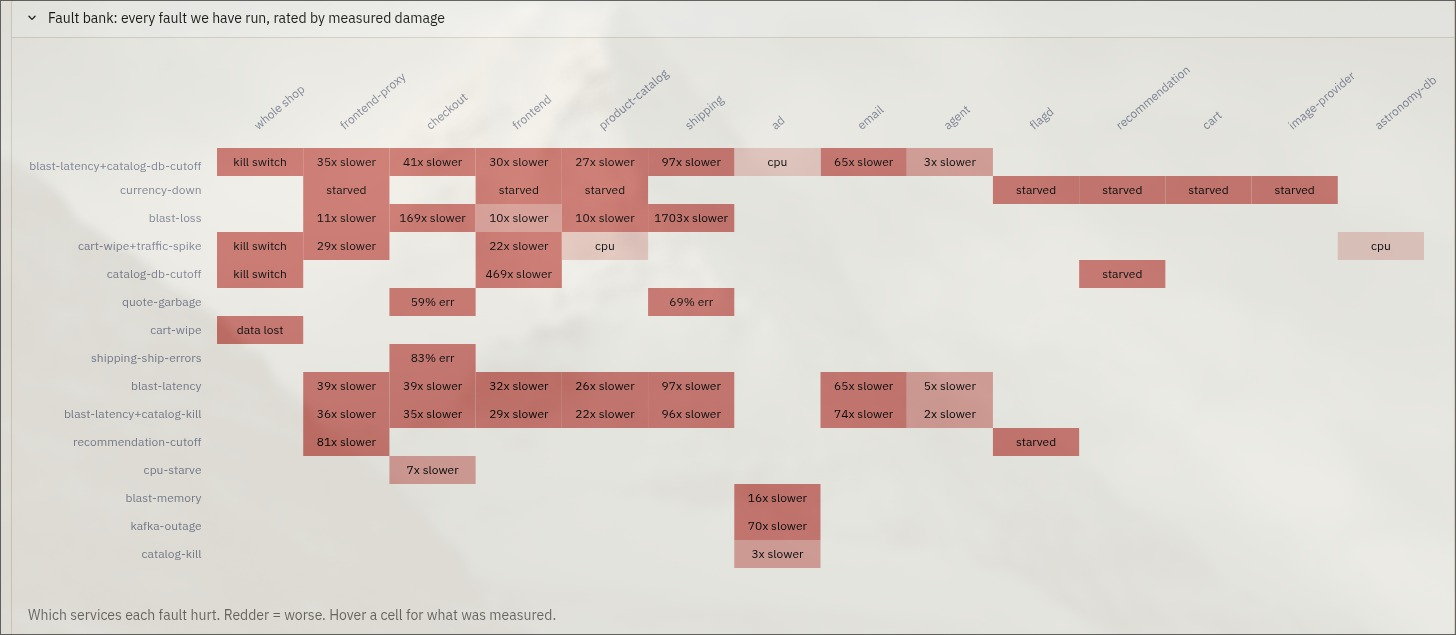
#> input picture refs/fault_bank.jpeg, 1456 x 635 px
$ python palette.py ../../../refs/fault_bank.jpeg 5
#> lines starting #> are read from the running program, lines starting #| are printed output that depends on the picture
"""Exact dominant colors from a reference image, ranked by area.

Usage: python3 palette.py <image> [count]
Needs Pillow (pip install pillow).
"""
import sys
from collections import Counter

from PIL import Image


def main():
    if len(sys.argv) < 2:
        sys.exit("usage: python3 palette.py <image> [count]")
    count = int(sys.argv[2]) if len(sys.argv) > 2 else 10

    img = Image.open(sys.argv[1]).convert("RGB")
#> img is the input picture: PIL image 1456x635 RGB; mean R, G, B 221.5, 211.8, 206
    width, height = img.size
#> width = 1456; height = 635
    img.thumbnail((400, 400))
#> img: PIL image 400x174 RGB
    quantized = img.quantize(colors=count * 2, method=Image.Quantize.MEDIANCUT)
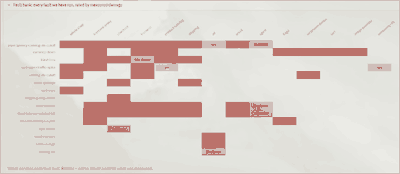
#> quantized: PIL image 400x174 P; mean R, G, B 221.7, 211.9, 206.1
    palette = quantized.getpalette()
#> palette = 30 values, max 235 at index 0, min 107 at index 29, mean 213.9
    counts = sorted(quantized.getcolors(), reverse=True)
#> counts = [(9982, 7), (8499, 1), (8242, 9), (8147, 5), (7966, 2), (6102, 3), (5821, 4), (5773, 0), (4705, 6), (4363, 8)]
    total = sum(c for c, _ in counts)
#> total = 69600

    print(f"image {width}x{height}px")
#| image 1456x635px
    print("share   hex      saturation  note")
    shown = 0
    for n, idx in counts:
        r, g, b = palette[idx * 3: idx * 3 + 3]
        hi, lo = max(r, g, b), min(r, g, b)
        sat = 0 if hi == 0 else (hi - lo) / hi
        lum = (0.2126 * r + 0.7152 * g + 0.0722 * b) / 255
        note = "saturated: accent candidate" if sat > 0.45 and 0.15 < lum < 0.85 else ""
        if shown == 0:
            note = "largest area: background candidate"
        print(f"{n / total:5.1%}   #{r:02X}{g:02X}{b:02X}  {sat:5.2f}       {note}")
        shown += 1
        if shown >= count:
            break
#> this loop made 5 passes
#> (n, idx, r, g, b, hi, lo, sat) on passes 1 to 5: (9982, 7, 222, 220, 213, 222, 213, 0.0405), (8499, 1, 232, 232, 227, 232, 227, 0.0216), (8242, 9, 187, 114, 107, 187, 107, 0.428), (8147, 5, 226, 227, 221, 227, 221, 0.0264), (7966, 2, 230, 230, 225, 230, 225, 0.0217)
#| 14.3%   #DEDCD5   0.04       largest area: background candidate
#| 12.2%   #E8E8E3   0.02
#| 11.8%   #BB726B   0.43
#| 11.7%   #E2E3DD   0.03
#| 11.4%   #E6E6E1   0.02
#> after the loop, shown = 5

    # Accents are usually small (a button, a link), so the area ranking above
    # blurs them. Count exact saturated pixels instead: solid fills win.
    full = Image.open(sys.argv[1]).convert("RGB")
    full.thumbnail((1200, 1200))
    exact = Counter()
    pixels = getattr(full, "get_flattened_data", full.getdata)()
    for r, g, b in pixels:
        hi, lo = max(r, g, b), min(r, g, b)
        lum = (0.2126 * r + 0.7152 * g + 0.0722 * b) / 255
        if hi and (hi - lo) / hi > 0.4 and 0.12 < lum < 0.9:
            exact[(r, g, b)] += 1
#> this loop made 627600 passes
#> (r, g, b, hi, lo, lum) on passes 1 to 3: (96, 97, 91, 97, 91, 0.378), (117, 118, 112, 118, 112, 0.46), (117, 116, 111, 117, 111, 0.454)
#> after the loop, exact = 9481 items
    if exact:
        print("\nexact saturated colors (accent candidates):")
        for (r, g, b), n in exact.most_common(5):
            print(f"  #{r:02X}{g:02X}{b:02X}  {n} px")
#> this loop made 5 passes
#> (r, g, b, n) on passes 1 to 5: (193, 116, 110, 1253), (204, 125, 118, 1168), (194, 117, 111, 800), (203, 124, 117, 783), (205, 126, 119, 766)
#|   #C1746E  1253 px
#|   #CC7D76  1168 px
#|   #C2756F  800 px
#|   #CB7C75  783 px
#|   #CD7E77  766 px


if __name__ == "__main__":
    main()

$ run again, on refs/live_services.png
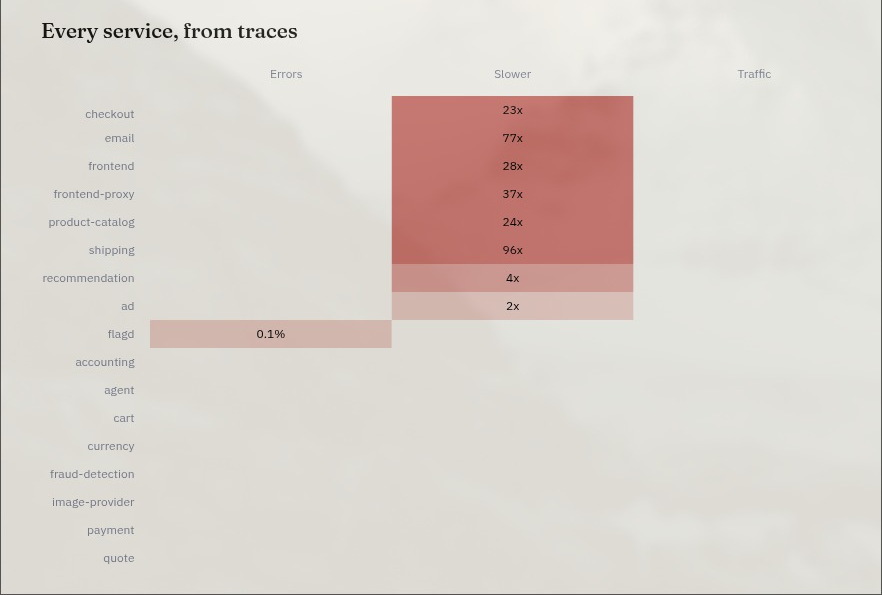
#> input picture refs/live_services.png, 882 x 595 px
#> in main, img is the input picture: PIL image 882x595 RGB; mean R, G, B 219.9, 211.4, 205.2
#> img: PIL image 400x270 RGB
#> in main, `quantized = img.quantize(colors=count * 2, method=Image.Quantize.MEDIA..`:
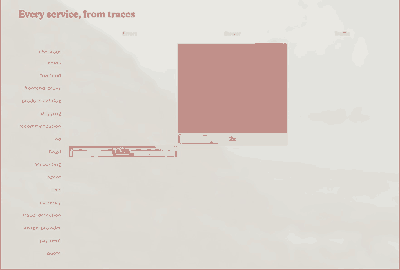
#> quantized: PIL image 400x270 P; mean R, G, B 221, 213.8, 207.7
#> palette = 30 values, max 233 at index 0, min 138 at index 29, mean 214.2
#> counts = [(24462, 5), (17847, 1), (13741, 8), (12157, 0), (12002, 9), (10795, 3), (9524, 2), (5205, 4), (1749, 6), (518, 7)]
#> total = 108000
#| image 882x595px
#> the loop in main, `for n, idx in counts:` made 5 passes
#> (n, idx, r, g, b, hi, lo, sat) on passes 1 to 5: (24462, 5, 222, 219, 212, 222, 212, 0.045), (17847, 1, 227, 227, 222, 227, 222, 0.022), (13741, 8, 221, 218, 211, 221, 211, 0.0452), (12157, 0, 233, 232, 227, 233, 227, 0.0258), (12002, 9, 193, 144, 138, 193, 138, 0.285)
#> (printed output is left out)
#> after the loop in main, `for n, idx in counts:`: shown = 5
#> the loop in main, `for r, g, b in pixels:` made 524790 passes
#> (r, g, b, hi, lo, lum) on passes 1 to 3: (85, 86, 80, 86, 80, 0.335), (223, 224, 218, 224, 218, 0.876), (223, 224, 218, 224, 218, 0.876)
#> after the loop in main, `for r, g, b in pixels:`: exact = 1062 items
#> the loop in main, `for (r, g, b), n in exact.most_common(5):` made 5 passes
#> (r, g, b, n) on passes 1 to 5: (193, 116, 110, 4779), (191, 114, 108, 3614), (192, 115, 109, 3404), (189, 112, 104, 2432), (190, 113, 107, 2029)
#> (printed output is left out)
